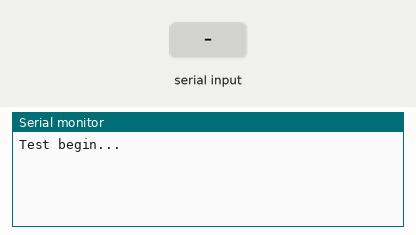
This sketch was run on a simulated Arduino Uno, built with avr-gcc and run on an emulated ATmega328P. Parts: the last lines printed to the serial monitor. The test bench sets the inputs (shaded band).

Above: at 1.2 s.
1.3 s: "90,45\n" received over Serial
At 2.0 s:
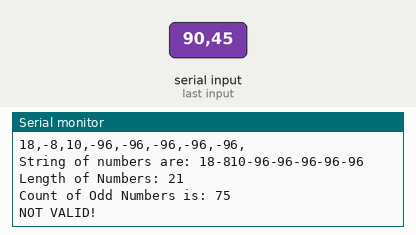
2.8 s: "0\n" received over Serial
At 3.6 s:
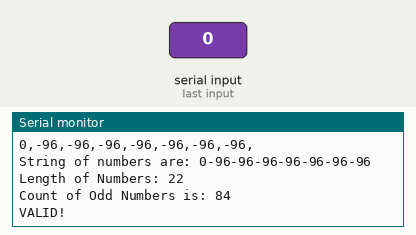
Timing chart, 0 to 5.8 s (numbered marks = the images above; inputs shaded):
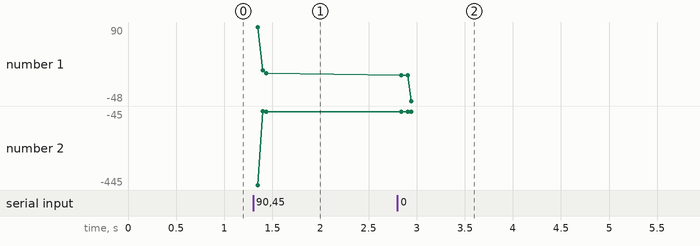

The sketch:

LuhnAlgorithm.ino
```cpp
// Luhn Algorithm

int cardNumber [16];

int oddNumber [8];
int evenNumber[8];

int multiplyOdd[8];

int i;

int odd;
int even;
int multiply;

int initialEven;
int finalEven;

String initialNumber;
String finalNumber;

int Length;
int j;

int initialOdd;
int finalOdd;

int finalCount;
int decide;

String storeNumber;

int l;

boolean process = false;

void setup() {
  Serial.begin(9600);
  Serial.println("Test begin...");
  Serial.println();
  /*
    for (int i = 0; i < 16; i = i + 2) {
      //Serial.print(cardNumber[i]);
      oddNumber[odd] = cardNumber[i];
      odd++;
    }

    for (int i = 1; i < 16; i = i + 2) {
      //Serial.print(cardNumber[i]);
      evenNumber[even] = cardNumber[i];
      even++;
    }

    Serial.println("Odd numbers");
    for (int odd = 0; odd < 8; odd++) {
      Serial.print(oddNumber[odd]);
      multiplyOdd[multiply] = oddNumber[odd] * 2;
      multiply++;
    }
    Serial.println();

    Serial.println("Even numbers");
    for (int even = 0; even < 8; even++) {
      Serial.print(evenNumber[even]);
      initialEven = evenNumber[even];
      finalEven = finalEven + initialEven;
    }
    Serial.println();
    Serial.println(String("Count of Even Numbers is: ") + finalEven);
    Serial.println();

    Serial.println("Multiplied Odd numbers");
    for (int multiply = 0; multiply < 8; multiply++) {
      Serial.print(multiplyOdd[multiply] + String(","));
      initialNumber = multiplyOdd[multiply];
      finalNumber = finalNumber + initialNumber;
    }
    Serial.println();
    Serial.println(String("String of numbers are: ") + finalNumber);
    Serial.println();

    Serial.println(String("Length of Numbers: ") + finalNumber.length());

    Length = finalNumber.length();
    for (int j = 0; j < Length; j++) {
      //Serial.println(finalNumber.charAt(j));
      initialOdd = finalNumber.charAt(j) - '0';
      finalOdd = finalOdd + initialOdd;
    }
    Serial.println();
    Serial.println(String("Count of Odd Numbers is: ") + finalOdd);
    Serial.println();

    finalCount = finalEven + finalOdd;
    decide = finalCount % 10;
    if (decide == 0) {
      Serial.println("VALID!");
    } else {
      Serial.println("NOT VALID!");
    }
  */
}

void loop() {
  if (Serial.available() > 0) {
    storeNumber = Serial.readStringUntil('\n');
    process = true;
  }

  if (process == true) {

    Serial.println("Processing...");
    Serial.println();
    Serial.println("Credit Card No. is: ");
    for (int l = 0; l < 16; l++) {
      cardNumber [l] = storeNumber.charAt(l) - '0';
      Serial.print(cardNumber [l] = storeNumber.charAt(l) - '0');
    }

    Serial.println();

    PROCESS();
    clearData();
    process = false;
  }

}

void PROCESS() {
  for (int i = 0; i < 16; i = i + 2) {
    //Serial.print(cardNumber[i]);
    oddNumber[odd] = cardNumber[i];
    odd++;
  }

  for (int i = 1; i < 16; i = i + 2) {
    //Serial.print(cardNumber[i]);
    evenNumber[even] = cardNumber[i];
    even++;
  }

  Serial.println("Odd numbers");
  for (int odd = 0; odd < 8; odd++) {
    Serial.print(oddNumber[odd]);
    multiplyOdd[multiply] = oddNumber[odd] * 2;
    multiply++;
  }
  Serial.println();

  Serial.println("Even numbers");
  for (int even = 0; even < 8; even++) {
    Serial.print(evenNumber[even]);
    initialEven = evenNumber[even];
    finalEven = finalEven + initialEven;
  }
  Serial.println();
  Serial.println(String("Count of Even Numbers is: ") + finalEven);
  Serial.println();

  Serial.println("Multiplied Odd numbers");
  for (int multiply = 0; multiply < 8; multiply++) {
    Serial.print(multiplyOdd[multiply] + String(","));
    initialNumber = multiplyOdd[multiply];
    finalNumber = finalNumber + initialNumber;
  }
  Serial.println();
  Serial.println(String("String of numbers are: ") + finalNumber);
  Serial.println();

  Serial.println(String("Length of Numbers: ") + finalNumber.length());

  Length = finalNumber.length();
  for (int j = 0; j < Length; j++) {
    //Serial.println(finalNumber.charAt(j));
    initialOdd = finalNumber.charAt(j) - '0';
    finalOdd = finalOdd + initialOdd;
  }
  Serial.println();
  Serial.println(String("Count of Odd Numbers is: ") + finalOdd);
  Serial.println();

  finalCount = finalEven + finalOdd;
  decide = finalCount % 10;

  if (decide == 0) {
    Serial.println("VALID!");
  } else {
    Serial.println("NOT VALID!");
  }

}

void clearData() {
  i = 0;
  odd = 0;
  even = 0;
  multiply = 0;
  initialEven = 0;
  finalEven = 0;
  Length = 0;
  j = 0;
  initialOdd = 0;
  finalOdd = 0;
  finalCount = 0;
  decide = 0;
  l = 0;
  storeNumber = "";
  initialNumber = "";
  finalNumber = "";
}
```

Measured:
- after the input at 1.3 s, the serial monitor: prints a new line at once (image 1)
- after the input at 2.8 s, the serial monitor: prints a new line at once (image 2)
